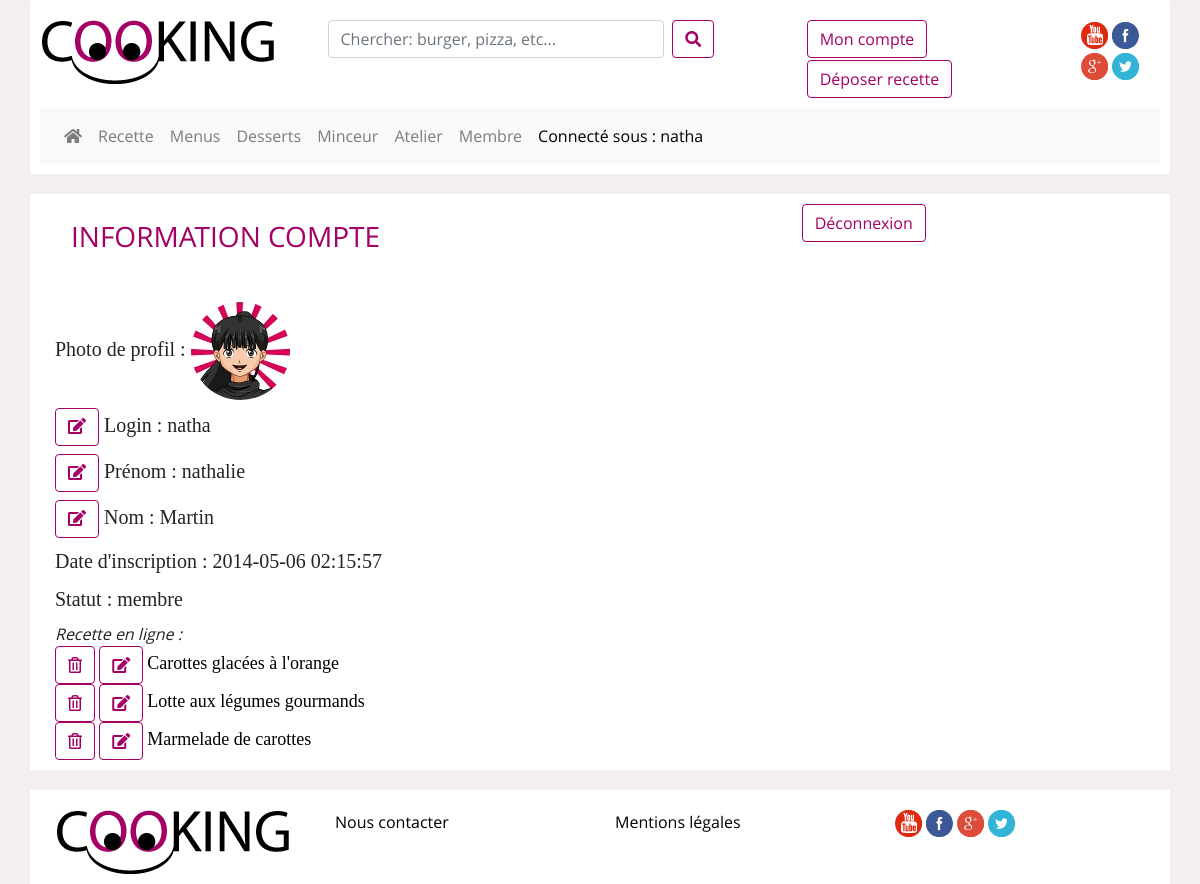
Screenshot of /modif-compte.php (signed in) with the database file from the repository.
### tables this page shows
CREATE TABLE IF NOT EXISTS `recettes` (
  `idRecette` int(11) NOT NULL AUTO_INCREMENT,
  `titre` varchar(250) NOT NULL,
  `chapo` text NOT NULL,
  `img` varchar(50) NOT NULL,
  `preparation` text NOT NULL,
  `ingredient` text NOT NULL,
  `membre` int(11) NOT NULL,
  `couleur` varchar(30) NOT NULL,
  `dateCrea` timestamp NOT NULL DEFAULT CURRENT_TIMESTAMP ON UPDATE CURRENT_TIMESTAMP,
  `categorie` int(11) NOT NULL,
  `tempsCuisson` varchar(50) NOT NULL,
  `tempsPreparation` varchar(50) NOT NULL,
  `difficulte` varchar(50) NOT NULL,
  `prix` varchar(50) NOT NULL,
  PRIMARY KEY (`idRecette`)
);

### modif-compte.php (the view, shortened to what this page needs)
<?php
require "header.php";
require "pdo.php";
		?>
		<?php
if(isset($_SESSION['auth'])){
	?>
<div class="row liste_recettes justify-content-between">
	<div class="col-6">
		<h3 class="mt-3 ml-3">INFORMATION COMPTE</h3>
		<div class="auteur_recette mt-5 mb-2 photo_membre">
			<span>Photo de profil : </span>
			<img src='photos/gravatars/<?php echo $_SESSION["auth"]["gravatar"]  ?>'>
	    </div>
	    <div class="auteur_recette login_membre mb-2">
	    	<button type="button" class="btn btn_search my-2 my-sm-0" aria-label="Left Align" onclick="appear('modif_login');">
				<i class="fas fa-edit"></i>
			</button>
			<span>Login : <?php echo $_SESSION["auth"]["login"]?></span>
		</div>
		<div class="auteur_recette mb-2">
			<button type="button" class="btn btn_search my-2 my-sm-0" aria-label="Left Align " onclick="appear('modif_prenom');">
				<i class="fas fa-edit"></i>
			</button>
			<span>Prénom : <?php echo $_SESSION["auth"]["prenom"]?></span>
		</div>
		<div class="auteur_recette mb-2">
			<button type="button" class="btn btn_search my-2 my-sm-0" aria-label="Left Align" onclick="appear('modif_nom');">
				<i class="fas fa-edit"></i>
			</button>
			<span>Nom : <?php echo $_SESSION["auth"]["nom"]?></span>
		</div>
		<div class="auteur_recette mb-2">
			<span>Date d'inscription : <?php echo $_SESSION["auth"]["dateCrea"]?></span>
		</div>
		<div class="auteur_recette mb-2">
			<span>Statut : <?php echo $_SESSION["auth"]["statut"]?></span>
		</div>
		<?php
		$test=$pdo->prepare("SELECT * FROM recettes WHERE membre = ?");
			$test->execute(array($_SESSION["auth"]["idMembre"]));
			$recette = $test->fetchAll();
			if($recette === array()){
			    echo "
			    <span style='font-style: italic;'>Pas de recette pour le moment</span>";
			}else echo "
				<span style='font-style: italic;'>Recette en ligne :</span><br>";
			foreach ($recette as $chiffre => $valeur)  {
				 ?>
				<button type='button' class='btn btn_search my-2 my-sm-0' aria-label='Left Align' onclick="delete_recette('<?php echo "suppr_recette" . $valeur['idRecette'] ?>',);">
				<i class='far fa-trash-alt'></i>
				</button>
			<?php echo"
				<a href='modif-recette.php?id=". $valeur['idRecette'] . "'>
				<button type='button' class='btn btn_search my-2 my-sm-0' aria-label='Left Align' >
				<i class='fas fa-edit'></i>
			</button></a>
				<a href='recette.php?id=". $valeur['idRecette'] . "'> <span class='titre_recette'>" . $valeur['titre'] . "</span></a><br>" ;
			}
			?>
	</div>
	<div class="col-4">
		<a class="btn btn-outline-light" href="logout.php" role="button">Déconnexion</a>
	</div>
</div>
<?php
}
require "footer.php";
?>

### css/style.css (style rules this page uses)
body { background-color: #F2EEF1; position: relative; font-family: 'open' !important; }
.btn, .btn-outline-light { border-color: #a40166; color: #a40166; text-decoration: none !important; }
.btn_search { background-color: white; }
* { box-sizing:border-box }
.titre_recette { font-family: 'candelabook'; font-size: 18px; }
* { box-sizing: border-box; }
body { font-family: Verdana, sans-serif; }
img { vertical-align: middle; }
.liste_recettes { background-color: white; margin-top: 20px; margin-bottom: 20px; padding: 10px; }
.liste_recettes h3 { color: #a40166; }
.categories,a { color: black; }
.auteur_recette { font-family: 'candelabook'; font-size: 20px; }
.auteur_recette img { border-radius: 50%; }

### rows the page displays
recettes: titre "Carottes glacées à l'orange"
recettes: titre "Lotte aux légumes gourmands"
recettes: titre "Marmelade de carottes"

### other values shown
$_SESSION['auth']['login'] "natha"
$_SESSION["auth"]["login"] "natha"
$_SESSION["auth"]["prenom"] "nathalie"
$_SESSION["auth"]["nom"] "Martin"
$_SESSION["auth"]["dateCrea"] "2014-05-06 02:15:57"
$_SESSION["auth"]["statut"] "membre"
